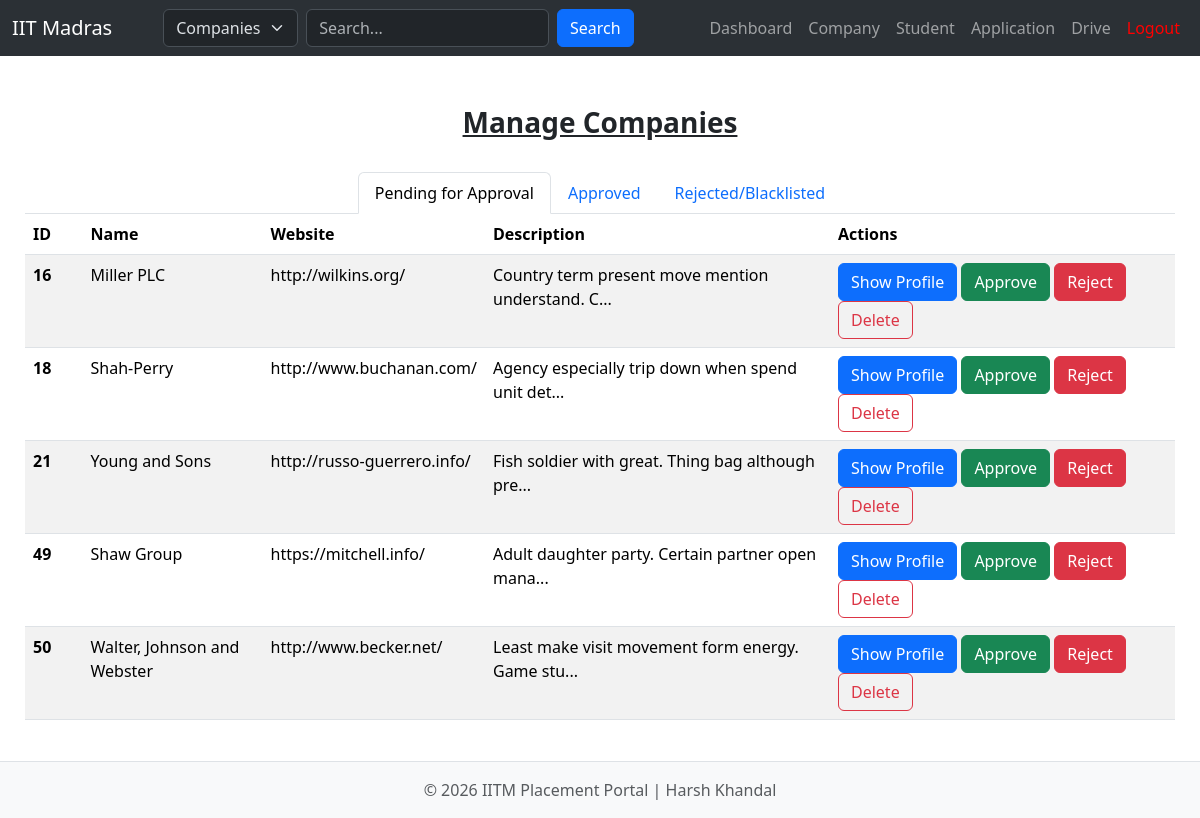
Screenshot of /admin/company (signed in) with the database file from the repository.
### main/models/company.py (models this page shows)
class Company(db.Model):
    __tablename__='company'
    id = db.Column(db.Integer, primary_key=True)
    user_id = db.Column(db.Integer, db.ForeignKey('users.id'), nullable=False)
    name = db.Column(db.String(25))
    logo = db.Column(db.String(255), default='default_logo.png')
    industry = db.Column(db.String(50))
    short_desc = db.Column(db.String(255))
    description = db.Column(db.Text)
    location = db.Column(db.String(100))
    hr_contact = db.Column(db.String(30))
    email = db.Column(db.String(100))
    employees_count = db.Column(db.String(20))
    website = db.Column(db.String(75))
    status = db.Column(db.String(20), default='pending') # Previously it was is_approved(Boolean), now converted to status, Possible Values: pending, approved, rejected, blacklisted
    user = db.relationship("Users", backref=db.backref("company_data", uselist=False))

### main/routes/admin.py (the view)
@admin.route("/company")
@login_required
@admin_required
def company():
    company_pending=Company.query.filter_by(status='pending').all()
    company_approved=Company.query.filter_by(status='approved').all()
    company_rejected_or_blacklisted=Company.query.filter(Company.status.in_(['rejected', 'blacklisted'])).all()
    return render_template('admin/company.html', companies_pending=company_pending, companies_approved=company_approved, company_rejected_or_blacklisted=company_rejected_or_blacklisted)

### main/__init__.py (called while the page is built)
def create_app():
    app=Flask(__name__)
    app.config['SQLALCHEMY_DATABASE_URI'] = 'sqlite:///placement.db'
    db.init_app(app)
    app.config['SECRET_KEY'] = 'Harsh_K_12345'
    login_manager = LoginManager()
    login_manager.login_view = 'auth.login'
    login_manager.init_app(app)
    app.register_blueprint(auth, url_prefix='/')
    app.register_blueprint(student, url_prefix='/')
    app.register_blueprint(admin, url_prefix='/admin')
    app.register_blueprint(company, url_prefix='/company')
    @login_manager.user_loader
    def load_user(user_id):
        return Users.query.get(int(user_id))
    return app

### main/templates/admin/company.html (shortened to what this page needs)
{% extends "base.html" %}
{% block content %}
<br>
<div class="d-flex align-items-center mb-4" style="justify-content: center;">
    <h3 class="fw-bold"><u>Manage Companies</u></h3>
</div>
<nav>
  <div class="nav nav-tabs" id="nav-tab" role="tablist" style="justify-content: center;">
    <button class="nav-link active" id="nav-pending-tab" data-bs-toggle="tab" data-bs-target="#nav-pending" type="button" role="tab" aria-controls="nav-pending" aria-selected="true">Pending for Approval</button>
    <button class="nav-link" id="nav-approved-tab" data-bs-toggle="tab" data-bs-target="#nav-approved" type="button" role="tab" aria-controls="nav-approved" aria-selected="false">Approved</button>
    <button class="nav-link" id="nav-rejected-or-blacklisted-tab" data-bs-toggle="tab" data-bs-target="#nav-rejected-or-blacklisted" type="button" role="tab" aria-controls="nav-rejected-or-blacklisted" aria-selected="false">Rejected/Blacklisted</button>
  </div>
</nav>
<div class="tab-content" id="nav-tabContent">
  <div class="tab-pane fade show active" id="nav-pending" role="tabpanel" aria-labelledby="nav-pending-tab" tabindex="0">
    <table class="table table-striped">
      <thead>
        <tr>
          <th scope="col" class="th-short">ID</th>
          <th scope="col" class="th-medium">Name</th>
          <th scope="col" class="th-medium">Website</th>
          <th scope="col" class="th-long">Description</th>
          <th scope="col" class="th-long">Actions</th>
        </tr>
      </thead>
      <tbody>
        {% for i in companies_pending %}
        <tr>
          <th scope="row">{{ i.id }}</th>
          <td>{{ i.name }}</td>
          <td><a href="{{ i.website }}" style="color: black; text-decoration: none;">{{ i.website }}</a></td>
          <td>{{ i.description | truncate(50, True) }}</td>
          <td>
            <form action="{{ url_for('admin.view', id=i.id, category='company') }}" class="d-inline" method="POST">
              <button type="submit" class="btn btn-primary">Show Profile</button>
            </form>
            <form action="{{ url_for('admin.approve_company', id=i.id) }}" class="d-inline" method="POST">
              <button type="submit" class="btn btn-success">Approve</button>
            </form>
            <form action="{{ url_for('admin.reject_company', id=i.id) }}" class="d-inline" method="POST">
              <button type="submit" class="btn btn-danger">Reject</button>
            </form>
            <form action="{{ url_for('admin.delete_company', id=i.id) }}" class="d-inline" method="POST">
            <button type="submit" class="btn btn-outline-danger">Delete</button>
            </form>
          </td>
        </tr>
        {% endfor %}
      </tbody>
    </table>
  </div>
</div>
{% endblock %}

### main/static/css/style.css (style rules this page uses)
.th-short { width:5%; }
.th-medium { width:15; }
.th-long { width:30% }

### rows the page displays
Company: id "16", name "Miller PLC", website "http://wilkins.org/", description "Country term present move mention understand. C..."
Company: id "18", name "Shah-Perry", website "http://www.buchanan.com/", description "Agency especially trip down when spend unit det..."
Company: id "21", name "Young and Sons", website "http://russo-guerrero.info/", description "Fish soldier with great. Thing bag although pre..."
Company: id "49", name "Shaw Group", website "https://mitchell.info/", description "Adult daughter party. Certain partner open mana..."
Company: id "50", name "Walter, Johnson and Webster", website "http://www.becker.net/", description "Least make visit movement form energy. Game stu..."
